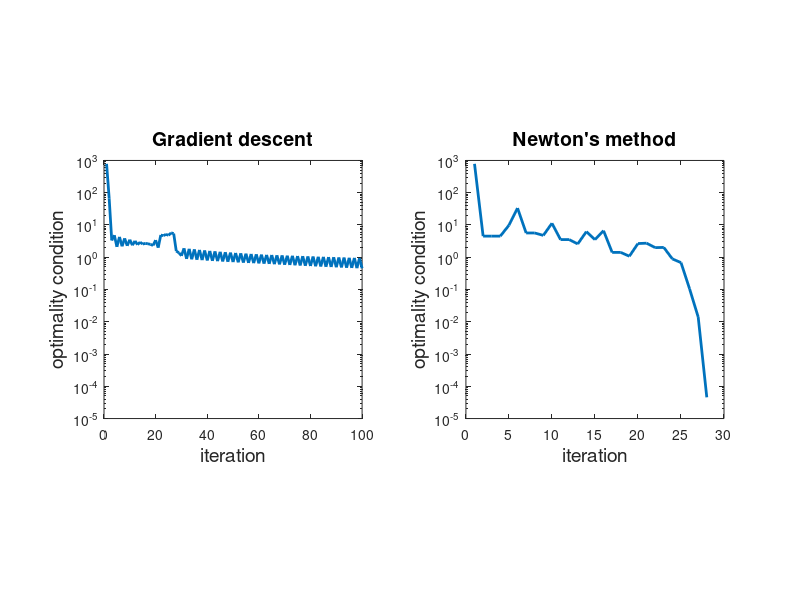

Source code (MATLAB):
function rosen_conv

% gradient descent data
load data_gd

% newton method data
load data_nm

% plot
subplot(1,2,1)
ngd = 100;
semilogy(1:ngd,data_gd.cvi(1:ngd),'linewidth',2)
title('Gradient descent','fontsize',14)
xlabel('iteration','fontsize',14)
ylabel('optimality condition','fontsize',14)
ylim([1e-5 1e3])
axis square

subplot(1,2,2)
nnm = length(data_nm.cvi);
semilogy(1:nnm,data_nm.cvi(1:nnm),'linewidth',2)
title('Newton''s method','fontsize',14)
xlabel('iteration','fontsize',14)
ylabel('optimality condition','fontsize',14)
ylim([1e-5 1e3])
axis square

print('rosen-conv','-depsc2')

keyboard

end
